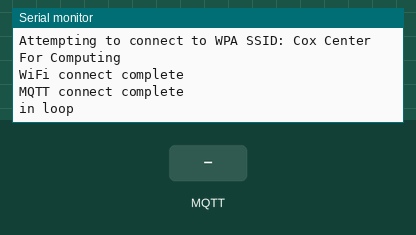
This sketch was run on a simulated ESP32. Shown: the last lines printed to the serial monitor. The inputs (shaded band) are chosen by the test bench. WiFi joins after 1.5 s; servers stay silent unless stated; no MQTT or app messages arrive unless stated.

Above: at 2.7 s.
2.8 s: MQTT message "1" arrives on the first subscribed topic
At 5.7 s:
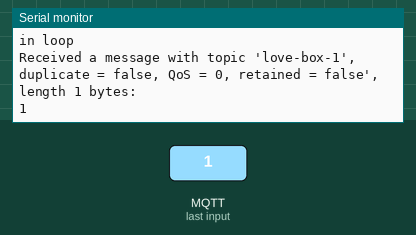
6.0 s: MQTT message "on" arrives on the first subscribed topic
At 8.5 s:
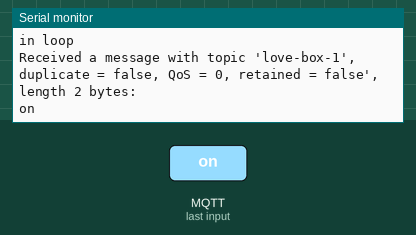
9.0 s: MQTT message "off" arrives on the first subscribed topic
At 10.9 s:
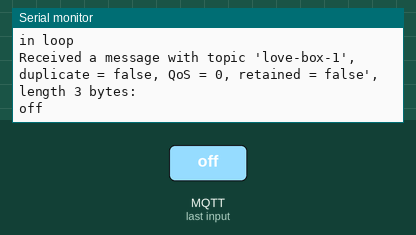

The sketch:

sketch_feb04a.ino
```cpp
#include <Wire.h>
#include <WiFi.h>
#include <ArduinoMqttClient.h>
#include "secrets.h"


char ssid[] = SECRET_SSID;        // your network SSID (name)
char pass[] = SECRET_PWD;    // your network password (use for WPA, or use as key for WEP)
int status = WL_IDLE_STATUS;     // the WiFi radio's status

WiFiClient wifiClient;
MqttClient mqttClient(wifiClient);

const char broker[] = MQTT_BROKER;
const char inTopic[] = "love-box-1";
int mqtt_errors = 0;


void setup() {
  Wire.begin(); // create Wire object for later writing to eeprom
  // put your setup code here, to run once:
  Serial.begin(115200);

  while (!Serial); // wait for serial to init de-comment if you want prints to work during setup

  Serial.println("Starting setup");

  find_devices();

  WiFiConnect();
  MQTTConnect();
}

void loop() {
  // put your main code here, to run repeatedly:
  Serial.println("in loop");
  if (WiFi.status() != WL_CONNECTED) {
    WiFiConnect();
  }

  if (!mqttClient.connected()) {
    MQTTConnect();
  }
  mqttClient.poll();
  delay(3000);
}


void WiFiConnect() {
  // attempt to connect to WiFi network:
  int waitLoop = 0;
  while ( WiFi.status() != WL_CONNECTED) {
    Serial.print("Attempting to connect to WPA SSID: ");
    Serial.println(ssid);
    // Connect to WPA/WPA2 network:
    status = WiFi.begin(ssid, pass);

    // wait 10 seconds for connection:
    waitLoop = 0;
    while ((WiFi.status() != WL_CONNECTED) && (waitLoop < 9000)) {
      delay(100);
      waitLoop += 100;
    }
    //delay(1000);
  }
  Serial.println("WiFi connect complete");
}


void find_devices() {
  byte count = 0;
  for (byte i = 8; i < 120; i++)
  {
    Wire.beginTransmission (i);
    if (Wire.endTransmission () == 0)
    {
      Serial.print ("Found address: ");
      Serial.print (i, DEC);
      Serial.print (" (0x");
      Serial.print (i, HEX);
      Serial.println (")");
      count++;
      delay (1);  // maybe unneeded?
    } // end of good response
  } // end of for loop
  Serial.println ("Done.");
  Serial.print ("Found ");
  Serial.print (count, DEC);
  Serial.println (" device(s).");

}


void MQTTConnect() {
  mqtt_errors = 0;
  mqttClient.setUsernamePassword(MQTT_USERNAME, MQTT_PASSWORD);
  while (!mqttClient.connect(broker, MQTT_PORT)) {
    Serial.print("MQTT connection failed! Error code = ");
    Serial.println(mqttClient.connectError());
    // sleep 1 seconds and try again
    mqtt_errors++;
    if (mqtt_errors > 5) {
      //resetFunc();
    }
    delay(1000);
  }
  mqtt_errors = 0;
  // set the message receive callback
  mqttClient.onMessage(onMqttMessage);

  mqttClient.subscribe(inTopic, 0);

  Serial.println("MQTT connect complete");
}


void processMqttMessage(String topic, String message) {

}

void onMqttMessage(int messageSize) {
  // we received a message, print out the topic and contents
  Serial.print("Received a message with topic '");
  String topic = mqttClient.messageTopic();
  Serial.print(topic);
  Serial.print("', duplicate = ");
  Serial.print(mqttClient.messageDup() ? "true" : "false");
  Serial.print(", QoS = ");
  Serial.print(mqttClient.messageQoS());
  Serial.print(", retained = ");
  Serial.print(mqttClient.messageRetain() ? "true" : "false");
  Serial.print("', length ");
  Serial.print(messageSize);
  Serial.println(" bytes:");

  // use the Stream interface to print the contents
  String contents = "";
  while (mqttClient.available()) {
    char charread = mqttClient.read();
    contents += charread;
    Serial.print((char)charread);
  }

  Serial.println();
  processMqttMessage(topic, contents);
  Serial.println();

}
```

secrets.h
```cpp
#define SECRET_SSID "Cox Center For Computing"
#define SECRET_PWD "I submit to parental authority."

#define MQTT_BROKER "m16.cloudmqtt.com"
#define MQTT_USERNAME "miqfxuwi"
#define MQTT_PASSWORD "e-sHpugpRnj5"
#define MQTT_PORT 17972
```

Measured:
- after the input at 2.8 s, the serial monitor: prints a new line after 1.8 s (image 1)
- after the input at 6.0 s, the serial monitor: prints a new line after 1.6 s (image 2)
- after the input at 9.0 s, the serial monitor: prints a new line after 1.6 s (image 3)
